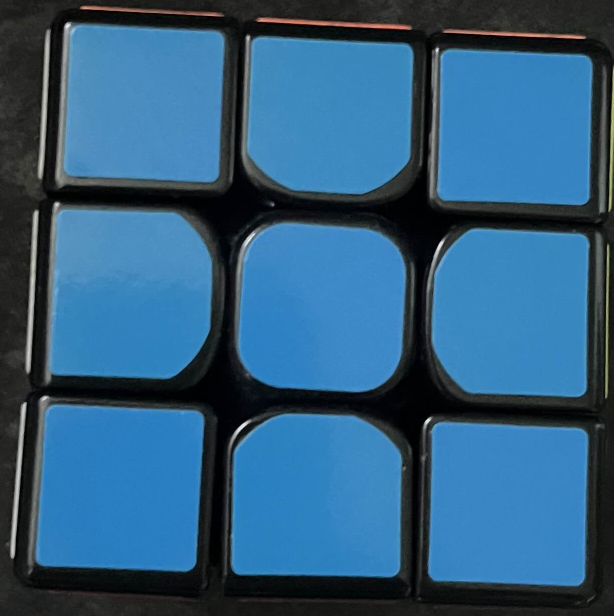
#> input picture image/blu.jpg, 1227 x 1231 px, found by its file name (shown at 1/2 size)
$ python main.py
#> lines starting #> are read from the running program, lines starting #| are printed output that depends on the picture
import sys
import cv2 as cv
import numpy as np

def save_image(path, image):
    cv.imwrite(path, image)

def downsize_image(image):
    return cv.resize(image, None, fx=0.5, fy=0.5)

def load_image(path):
#> called with path = '.\\blu.jpg'
    if path == "skip":
        return None
    if cv.imread(path) is None:
        print("\nUnresolvable path. Exiting gracefully.\n")
        sys.exit(0)
    return cv.imread(path)
#> returned value is the input picture: shape (1231, 1227, 3); mean B, G, R 126.6, 93.2, 48

# [76 lines left out: functions silence, draw_contour, create_test_window, create_showcase_window, mask_main, not called in this run]

def test_main(f2i, f2m):
    for face, (lo, hi) in f2m.items():
        create_showcase_window(f2i[face], lo, hi)

def show_main(f2mr):
    for face, (lo, hi) in f2mr.items():
        create_showcase_window(load_image(r".\rainbow.jpg"), lo, hi)

def main():
    faces_to_images =\
    {
        "blue": load_image(r".\blu.jpg"),
        "green": load_image(r".\verde.jpg"),
        "orange": load_image(r".\arancione.jpg"),
        "red": load_image(r".\rosso.jpg"),
        "white": load_image(r".\bianco.jpg"),
        "yellow": load_image(r".\giallo.jpg"),
        "rainbow" : load_image(r".\rainbow.jpg"),
        "default" : load_image("skip")
    }
#> call 2 of load_image, with path = '.\\verde.jpg'
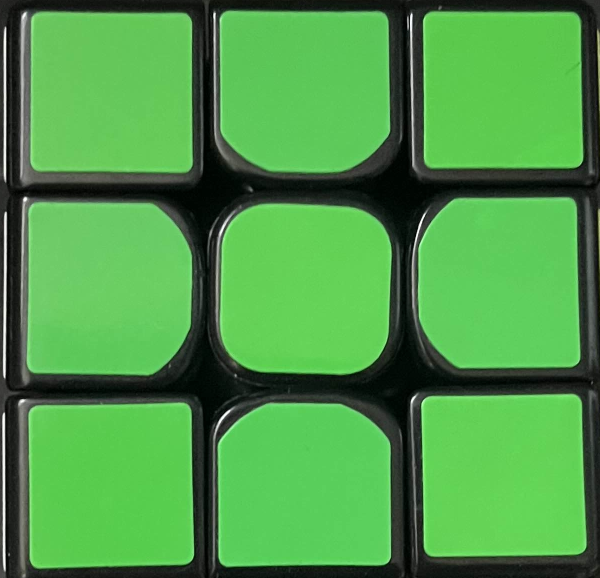
#> input picture image/verde.jpg, 1199 x 1155 px, found by its file name (shown at 1/2 size)
#> in load_image, returned value is the input picture: shape (1155, 1199, 3); mean B, G, R 73.1, 153.2, 78.2
#> call 3 of load_image, with path = '.\\arancione.jpg'
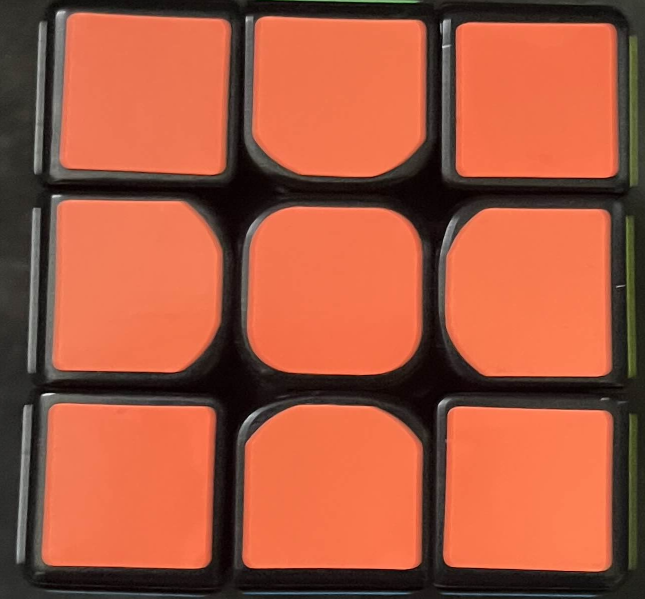
#> input picture image/arancione.jpg, 1290 x 1198 px, found by its file name (shown at 1/2 size)
#> in load_image, returned value is the input picture: shape (1198, 1290, 3); mean B, G, R 63.6, 88.1, 167.3
#> call 4 of load_image, with path = '.\\rosso.jpg'
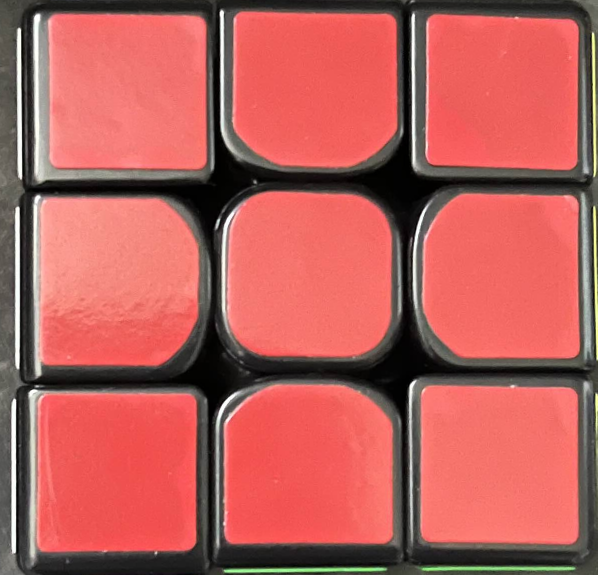
#> input picture image/rosso.jpg, 1195 x 1150 px, found by its file name (shown at 1/2 size)
#> in load_image, returned value is the input picture: shape (1150, 1195, 3); mean B, G, R 90.1, 94.6, 183.3
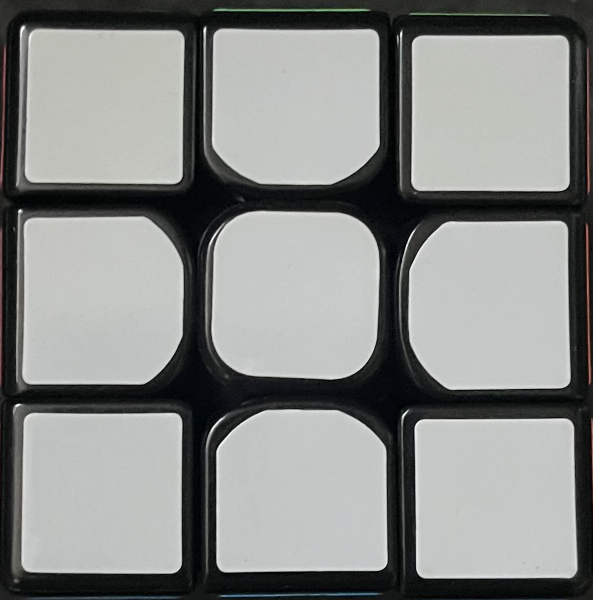
#> input picture image/bianco.jpg, 1186 x 1200 px, found by its file name (shown at 1/2 size)
#> in load_image, returned value is the input picture: shape (1200, 1186, 3); mean B, G, R 135.8, 137.4, 135.9
    faces_to_masks =\
    {
        "blue": (np.array([94, 44, 94]), np.array([109, 215, 218])),
        "green": (np.array([46, 44, 108]), np.array([75, 211, 255])),
        "orange": (np.array([2, 44, 133]), np.array([15, 255, 255])),
        "red": (np.array([0, 58, 207]), np.array([179, 205, 255])),
        "white": (np.array([0, 0, 178]), np.array([117, 14, 255])),
        "yellow": (np.array([30, 68, 100]), np.array([44, 255, 255])),
        "default" : (np.array([0, 0, 0]), np.array([255, 255, 255]))
    }
    faces_to_masks_rainbow =\
    {
        "blue": (np.array([104, 66, 107]), np.array([130, 255, 255])),
        "green": (np.array([43, 79, 64]), np.array([80, 211, 255])),
        "orange": (np.array([10, 118, 150]), np.array([18, 255, 255])),
        "red": (np.array([0, 118, 150]), np.array([4, 255, 255])),
        "white": (np.array([0, 0, 237]), np.array([168, 7, 255])),
        "yellow": (np.array([17, 67, 235]), np.array([168, 255, 255])),
        "default" : (np.array([0, 0, 0]), np.array([255, 255, 255]))
    }
    choice = input("mask || test || show ?\n")
    if choice == "mask":
        mask_main(faces_to_images, faces_to_masks, faces_to_masks_rainbow)
    elif choice == "test":
        test_main(faces_to_images, faces_to_masks)
    elif choice == "show":
        show_main(faces_to_masks_rainbow)

def rotate_image(image, angle):
    (h, w) = image.shape[:2]
    return cv.warpAffine(image, cv.getRotationMatrix2D((w // 2, h // 2), angle, 1.0), (w, h))

def blur_image(image, kernel_size):
    return cv.GaussianBlur(image, (kernel_size, kernel_size), 0)

if __name__ == "__main__":
    main()
#> (the program exits here)
